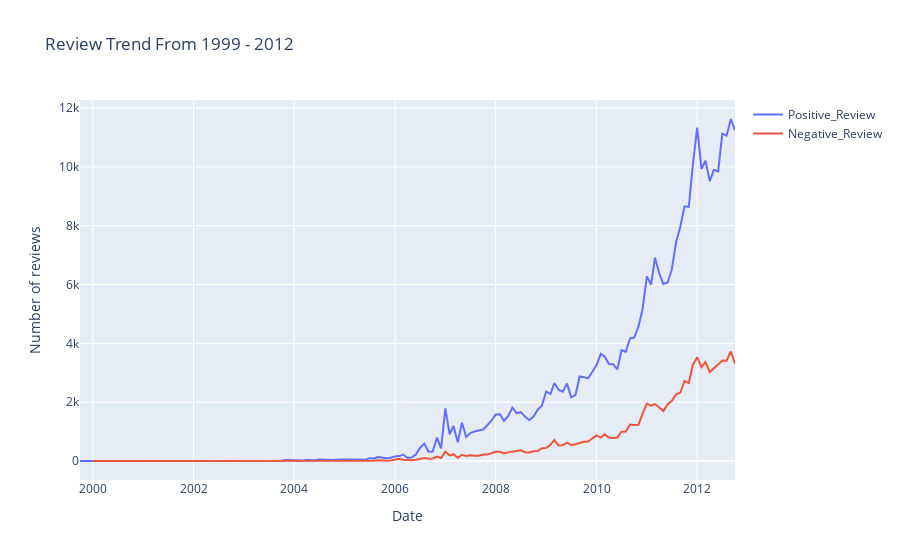

Notebook code for this chart:
### Code cell
import plotly.graph_objects as go
from plotly.offline import iplot

# dict for the dataframe and their names
dfs = {"Positive_Review" : df_1,
      "Negative_Review" : df_0}

# plot the data
fig = go.Figure()

for i in dfs:
    fig = fig.add_trace(go.Scatter(x = dfs[i]["Date"],
                                  y = dfs[i]["Score"],
                                  name = i))

fig.update_layout(title = "Review Trend From 1999 - 2012",
                 xaxis_title = "Date",
                 yaxis_title = "Number of reviews")
fig.show()

### Figure 1 — Plotly figure (JSON) as saved in the notebook; plotly's stock layout.template omitted (floating-point values rounded to 4 significant figures; data arrays with more than 128 entries replaced by an {"elided": "..."} marker saying what was removed)
{"data": [{"name": "Positive_Review", "type": "scatter", "x": {"elided": "139 str values"}, "y": {"elided": "139 int values"}}, {"name": "Negative_Review", "type": "scatter", "x": ["2000-01", "2001-05", "2001-06", "2001-08", "2002-12", "2003-05", "2003-06", "2003-07", "2003-09", "2003-10", "2003-11", "2003-12", "2004-01", "2004-02", "2004-04", "2004-05", "2004-06", "2004-07", "2004-09", "2004-10", "2004-11", "2004-12", "2005-01", "2005-02", "2005-03", "2005-04", "2005-05", "2005-06", "2005-07", "2005-08", "2005-09", "2005-10", "2005-11", "2005-12", "2006-01", "2006-02", "2006-03", "2006-04", "2006-05", "2006-06", "2006-07", "2006-08", "2006-09", "2006-10", "2006-11", "2006-12", "2007-01", "2007-02", "2007-03", "2007-04", "2007-05", "2007-06", "2007-07", "2007-08", "2007-09", "2007-10", "2007-11", "2007-12", "2008-01", "2008-02", "2008-03", "2008-04", "2008-05", "2008-06", "2008-07", "2008-08", "2008-09", "2008-10", "2008-11", "2008-12", "2009-01", "2009-02", "2009-03", "2009-04", "2009-05", "2009-06", "2009-07", "2009-08", "2009-09", "2009-10", "2009-11", "2009-12", "2010-01", "2010-02", "2010-03", "2010-04", "2010-05", "2010-06", "2010-07", "2010-08", "2010-09", "2010-10", "2010-11", "2010-12", "2011-01", "2011-02", "2011-03", "2011-04", "2011-05", "2011-06", "2011-07", "2011-08", "2011-09", "2011-10", "2011-11", "2011-12", "2012-01", "2012-02", "2012-03", "2012-04", "2012-05", "2012-06", "2012-07", "2012-08", "2012-09", "2012-10"], "y": [1, 1, 1, 1, 1, 1, 2, 1, 1, 2, 3, 3, 2, 1, 2, 4, 7, 9, 4, 2, 4, 9, 6, 9, 7, 7, 8, 7, 11, 6, 29, 16, 11, 18, 41, 77, 47, 27, 23, 45, 84, 101, 78, 86, 150, 98, 318, 192, 232, 109, 212, 174, 196, 176, 182, 224, 219, 269, 313, 318, 257, 294, 314, 352, 368, 299, 289, 332, 344, 434, 445, 556, 712, 532, 538, 624, 543, 572, 624, 657, 660, 771, 871, 797, 909, 800, 785, 796, 996, 1001, 1239, 1223, 1229, 1614, 1950, 1886, 1937, 1823, 1697, 1931, 2049, 2267, 2328, 2727, 2651, 3276, 3527, 3195, 3365, 3024, 3139, 3278, 3414, 3410, 3725, 3313]}], "layout": {"title": {"text": "Review Trend From 1999 - 2012"}, "xaxis": {"title": {"text": "Date"}}, "yaxis": {"title": {"text": "Number of reviews"}}}}
